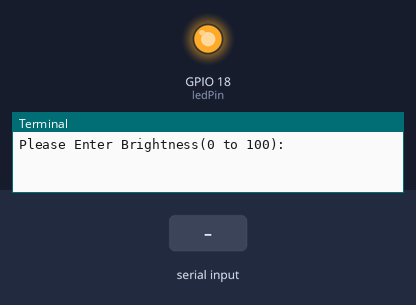
This program was run on a simulated Raspberry Pi (BCM pin numbers). Shown: output pins drawn as LEDs (lit = HIGH), the last lines printed to the terminal. Inputs (shaded band) come from the test bench.

Above: at 1.2 s.
1.3 s: "90" typed at the terminal, then Enter
At 2.5 s:
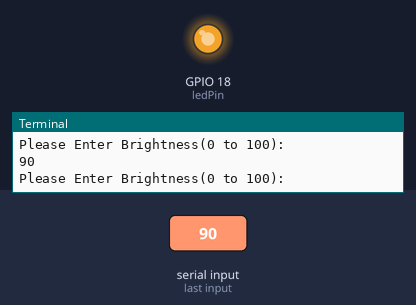
2.8 s: "0" typed at the terminal, then Enter
At 3.6 s:
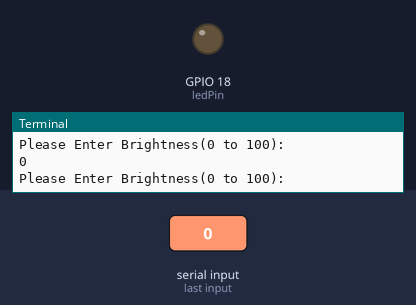
Timing chart, 0 to 5.8 s (numbered marks = the images above; inputs shaded):
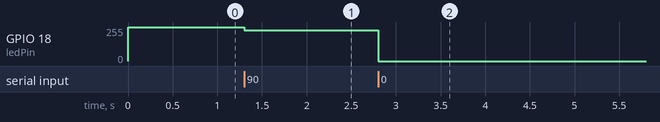

The program:

PWM_LED.py
```python
######################################################################
#       PWM_LED.py
#
# This program produce a pwm and control light exposure of an LED
# with changing it's duty cycle
######################################################################

import RPi.GPIO as GPIO

ledPin = 18

GPIO.setmode(GPIO.BCM)
GPIO.setup(ledPin, GPIO.OUT)

pwmLed = GPIO.PWM(ledPin, 100)
pwmLed.start(100)

while(True):
    dutyStr = input("Please Enter Brightness(0 to 100): ")
    duty = int(dutyStr)
    pwmLed.ChangeDutyCycle(duty)
```

Measured:
- after the input at 1.3 s, GPIO 18 (ledPin): 255/255 → 230/255 at once
- after the input at 2.8 s, GPIO 18 (ledPin): 230/255 → 0/255 at once
